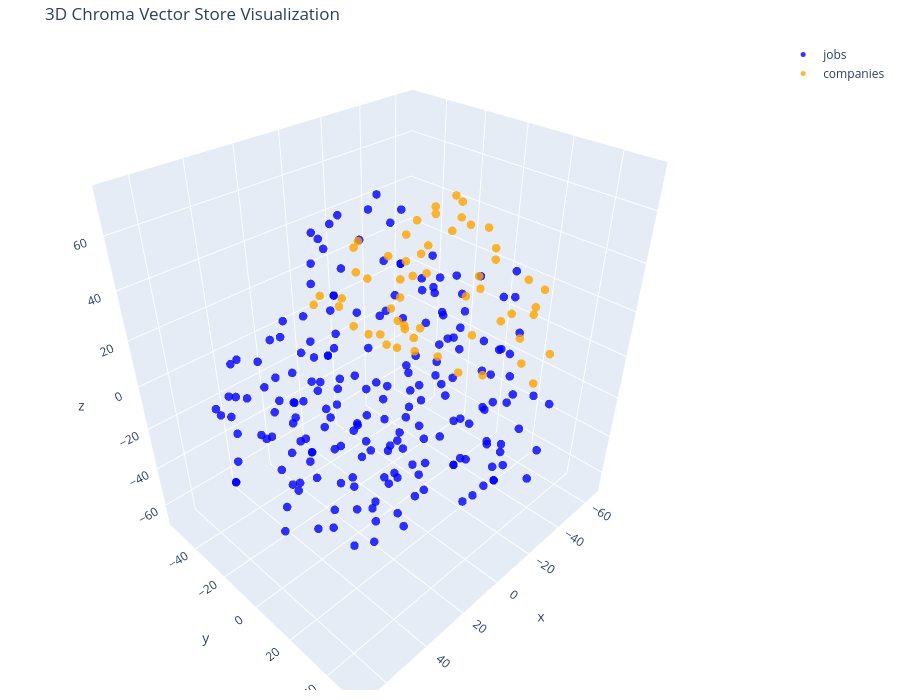

The notebook cell this image was saved under:
### Markdown cell above
The same idea in 3D. Drag to rotate the plot.

### Code cell
tsne = TSNE(n_components=3, random_state=42)
reduced_vectors = tsne.fit_transform(vectors)

fig = go.Figure()

for doc_type, color in type_colors.items():
    indexes = [i for i, t in enumerate(doc_types) if t == doc_type]
    fig.add_trace(
        go.Scatter3d(
            x=reduced_vectors[indexes, 0],
            y=reduced_vectors[indexes, 1],
            z=reduced_vectors[indexes, 2],
            mode="markers",
            name=doc_type,
            marker=dict(size=5, color=color, opacity=0.8),
            text=[
                f"Type: {doc_type}<br>Text: {documents[i][:100]}..." for i in indexes
            ],
            hoverinfo="text",
        )
    )

fig.update_layout(
    title="3D Chroma Vector Store Visualization",
    scene=dict(xaxis_title="x", yaxis_title="y", zaxis_title="z"),
    width=900,
    height=700,
    margin=dict(r=10, b=10, l=10, t=40),
)

fig.show()

### Figure 1 — Plotly figure (JSON) as saved in the notebook; plotly's stock layout.template omitted (floating-point values rounded to 4 significant figures; data arrays with more than 128 entries replaced by an {"elided": "..."} marker saying what was removed)
{"data": [{"hoverinfo": "text", "marker": {"color": "blue", "opacity": 0.8, "size": 5}, "mode": "markers", "name": "jobs", "text": {"elided": "200 str values"}, "type": "scatter3d", "x": {"elided": "200 float values"}, "y": {"elided": "200 float values"}, "z": {"elided": "200 float values"}}, {"hoverinfo": "text", "marker": {"color": "orange", "opacity": 0.8, "size": 5}, "mode": "markers", "name": "companies", "text": ["Type: companies<br>Text: ---\ncompany: \"WRITER\"\nresearched_at: \"2026-09-24_0926\"\n---\n\n# WRITER\n\n## Overview\n\nWRITER is a San F...", "Type: companies<br>Text: ## Funding and Ownership\n\nWRITER is **privately held and venture-backed**. It announced a $100 milli...", "Type: companies<br>Text: For the **San Francisco AI engineer role**, WRITER says the work includes designing and deploying sc...", "Type: companies<br>Text: ---\ncompany: \"Trinity Industries\"\nresearched_at: \"2026-09-24_0926\"\n---\n\n# Trinity Industries\n\n## Ove...", "Type: companies<br>Text: ## Funding and Ownership\n\nTrinity Industries is **publicly traded**, with common stock listed under ...", "Type: companies<br>Text: The **AI Engineer Associate** posting focuses on a different, enterprise-wide use case: building and...", "Type: companies<br>Text: ## Sources\n\n- https://www.sec.gov/Archives/edgar/data/99780/000009978026000014/trn-20251231.htm\n- ht...", "Type: companies<br>Text: ---\ncompany: \"Amgen\"\nresearched_at: \"2026-09-24_0926\"\n---\n\n# Amgen\n\n## Overview\nAmgen is a biotechno...", "Type: companies<br>Text: ## Funding and Ownership\nAmgen is **publicly traded**, not a venture-backed startup or a subsidiary ...", "Type: companies<br>Text: **For this role specifically**, OI&A means *Obesity Intelligence & Analytics*. The posting places th...", "Type: companies<br>Text: ## Sources\n- https://www.sec.gov/Archives/edgar/data/318154/000031815426000010/amgn-20251231.htm\n- h...", "Type: companies<br>Text: ---\ncompany: \"Toyota North America\"\nresearched_at: \"2026-09-24_0926\"\n---\n\n# Toyota North America\n\n##...", "Type: companies<br>Text: ## Products and Services\n\nToyota’s regional operations develop, manufacture, and sell Toyota and Lex...", "Type: companies<br>Text: ## AI Focus\n\nToyota has an enterprise AI organization responsible for AI strategy, governance, deliv...", "Type: companies<br>Text: **This particular role is focused on TFS products, not autonomous driving.** The posting describes a...", "Type: companies<br>Text: ## Sources\n\n- https://global.toyota/en/company/profile/facilities/manufacturing-worldwide/north_amer...", "Type: companies<br>Text: ---\ncompany: \"J2B GLOBAL LLC\"\nresearched_at: \"2026-09-24_0926\"\n---\n\n# J2B GLOBAL LLC\n\n## Overview\n\n*...", "Type: companies<br>Text: ## Funding and Ownership\n\nJ2B’s LinkedIn profile identifies it as **privately held**. No reliable in...", "Type: companies<br>Text: For this **Gen AI Engineer** opening, the job posting describes a forward-deployed role: building, d...", "Type: companies<br>Text: ## Sources\n\n- https://j2bglobal.com/\n- https://www.linkedin.com/company/j2b-global-llc\n- https://www...", "Type: companies<br>Text: ---\ncompany: \"iManage\"\nresearched_at: \"2026-09-24_0926\"\n---\n\n# iManage\n\n## Overview\n\niManage is a Ch...", "Type: companies<br>Text: ## Funding and Ownership\n\niManage is privately held. In April 2023, Bain Capital Tech Opportunities ...", "Type: companies<br>Text: ## AI Focus\n\niManage builds AI into its knowledge-work platform. **Ask iManage** lets users ask natu...", "Type: companies<br>Text: The **Applied AI Engineer (New or Recent Grad)** posting gives a direct picture of the work: helping...", "Type: companies<br>Text: ## Sources\n\n- https://imanagecom.applytojob.com/apply/r4huAJvEWl/Applied-AI-Engineer-New-Or-Recent-G...", "Type: companies<br>Text: ---\ncompany: \"Realtor.com\"\nresearched_at: \"2026-09-24_0926\"\n---\n\n# Realtor.com\n\n## Overview\n\nRealtor...", "Type: companies<br>Text: ## Funding and Ownership\n\nRealtor.com is part of Move, which is **majority-owned by publicly traded ...", "Type: companies<br>Text: The **Austin AI Engineer** posting is specifically for the AI Integrations team’s *safety layer* for...", "Type: companies<br>Text: ## Sources\n\n- https://mediaroom.realtor.com/2025-02-06-Realtor-com-R-Makes-Austin,-Texas-Its-New-Hea...", "Type: companies<br>Text: ---\ncompany: \"American Express\"\nresearched_at: \"2026-09-24_0926\"\n---\n\n# American Express\n\n## Overvie...", "Type: companies<br>Text: ## Funding and Ownership\nAmerican Express is publicly traded on the New York Stock Exchange under **...", "Type: companies<br>Text: For the **Sunrise AI Engineer I** role, the posting says an engineer may help develop, test, and int...", "Type: companies<br>Text: ## Sources\n- https://www.sec.gov/Archives/edgar/data/4962/000000496226000080/axp-20251231.htm\n- http...", "Type: companies<br>Text: ---\ncompany: \"Blue Cross and Blue Shield of Nebraska\"\nresearched_at: \"2026-09-24_0926\"\n---\n\n# Blue C...", "Type: companies<br>Text: ## Funding and Ownership\n\nBCBSNE is **privately held within a mutual insurance holding-company struc...", "Type: companies<br>Text: ## AI Focus\n\nBCBSNE says it has a live AI platform whose agents help internal teams reduce manual wo...", "Type: companies<br>Text: The engineer would also define how new agents integrate—including input and output formats, confiden...", "Type: companies<br>Text: ## Sources\n\n- https://www.nebraskablue.com/Member-Services/Contact-Us\n- https://www.nebraskablue.com...", "Type: companies<br>Text: ---\ncompany: \"Optum\"\nresearched_at: \"2026-09-24_0926\"\n---\n\n# Optum\n\n## Overview\nOptum is a UnitedHea...", "Type: companies<br>Text: ## Funding and Ownership\nOptum is part of **UnitedHealth Group**, rather than a separately listed co...", "Type: companies<br>Text: The posting also lists traditional ML work, including **XGBoost classification** and **K-means clust...", "Type: companies<br>Text: ---\ncompany: \"Purple Cow Recruiting\"\nresearched_at: \"2026-09-24_0926\"\n---\n\n# Purple Cow Recruiting\n\n...", "Type: companies<br>Text: ## Products and Services\n\nPurple Cow provides government staffing, commercial recruiting, candidate ...", "Type: companies<br>Text: ## AI Focus\n\n**The advertised engineering work belongs to the unnamed client; it should not be mista...", "Type: companies<br>Text: The posting estimates a **60% AI/machine-learning and 40% product/full-stack engineering** split. Li...", "Type: companies<br>Text: ## Sources\n\n- https://bebee.com/us/jobs/applied-ai-engineer-production-ai-llm-systems-purple-cow-rec...", "Type: companies<br>Text: ---\ncompany: \"RA Capital Management\"\nresearched_at: \"2026-09-24_0926\"\n---\n\n# RA Capital Management\n\n...", "Type: companies<br>Text: ## Funding and Ownership\n\nRA Capital is a **privately held investment manager**, not a publicly trad...", "Type: companies<br>Text: The engineer would develop and deploy end-to-end AI applications; build deep-learning models for tim...", "Type: companies<br>Text: ---\ncompany: \"Capital One\"\nresearched_at: \"2026-09-24_0926\"\n---\n\n# Capital One\n\n## Overview\n\nCapital...", "Type: companies<br>Text: ## Funding and Ownership\n\nCapital One is **publicly traded on the NYSE under COF**, rather than vent...", "Type: companies<br>Text: The advertised **Staff AI Engineer** role sits on the *Intelligent Foundations and Experiences* team...", "Type: companies<br>Text: ## Sources\n\n- https://www.capitalonecareers.com/job/san-francisco/staff-ai-engineer-remote-eligible/...", "Type: companies<br>Text: ---\ncompany: \"Alvarez & Marsal\"\nresearched_at: \"2026-09-24_0926\"\n---\n\n# Alvarez & Marsal\n\n## Overvie...", "Type: companies<br>Text: ## Funding and Ownership\n\nA&M describes itself as **privately held since its founding in 1983**. No ...", "Type: companies<br>Text: The **Chicago role is focused on A&M’s internal Intelligence Layer**, rather than solely on client c...", "Type: companies<br>Text: ## Sources\n\n- https://www.alvarezandmarsal.com/about-am\n- https://www.linkedin.com/company/alvarez-%..."], "type": "scatter3d", "x": [-37.13, -45.58, -32.81, -46.7, -53.2, -5.594, -56.33, -23.7, -34.61, -10.57, -23.34, -37.49, -45.44, -36.78, -23.29, -43.24, -54.2, -53.79, -5.225, -53.72, -51.08, -55.94, -57.83, -32.74, -45.56, -55.67, -59.95, -11.61, -65.63, -29.37, -37.46, 4.281, -29.76, -32.34, -39.83, -20.07, -16.73, -27.95, -28.64, -32.11, -29.68, -3.063, -5.271, -3.227, -7.625, -12.35, 0.5163, -6.935, -2.184, 6.927, 11.47, 3.117, 10.2, -45.09, -50.43, -1.727, -50.32], "y": [29.76, 31.55, 36.85, -34.94, -36.42, 4.537, -35.72, -6.102, -12.54, -7.405, -11.53, -34.72, -38.48, -34.37, -27.32, -26.8, -20.61, -15.8, 16.6, -29.6, 19.59, 21.45, 9.775, 9.843, 13.58, -12.6, -9.764, -0.4755, -12.9, 8.53, -2.319, -2.695, 0.9398, 33.99, 40.79, 25.97, 17.08, 42.83, -21.88, -25.26, -32.74, -44.65, -51.6, -33.43, -30.09, -42.09, -19.8, -25.6, -21.94, 9.588, -1.312, 8.341, 8.57, 8.619, 0.5476, -15.26, 5.053], "z": [35.97, 29.23, 29.61, 8.633, 16.22, 14.5, 5.873, 41.39, 48.18, 24.39, 49.66, -9.696, -17.15, -23.26, -11.86, -12.49, 31.94, 39.53, 12.34, 39.86, 0.06071, 9.772, 4.331, 5.568, 7.928, 4.185, 13.17, 3.296, 3.693, 52.53, 55.32, 17.19, 60.99, 4.452, 8.314, 1.313, -0.3342, 2.27, 27.22, 36.28, 25.06, 12.81, 4.823, 12.57, 3.019, 8.857, 44.24, 42.11, 32.49, 45.47, 43.29, 23.94, 35.36, 37.92, 41.73, 8.742, 29.89]}], "layout": {"height": 700, "margin": {"b": 10, "l": 10, "r": 10, "t": 40}, "scene": {"xaxis": {"title": {"text": "x"}}, "yaxis": {"title": {"text": "y"}}, "zaxis": {"title": {"text": "z"}}}, "title": {"text": "3D Chroma Vector Store Visualization"}, "width": 900}}
